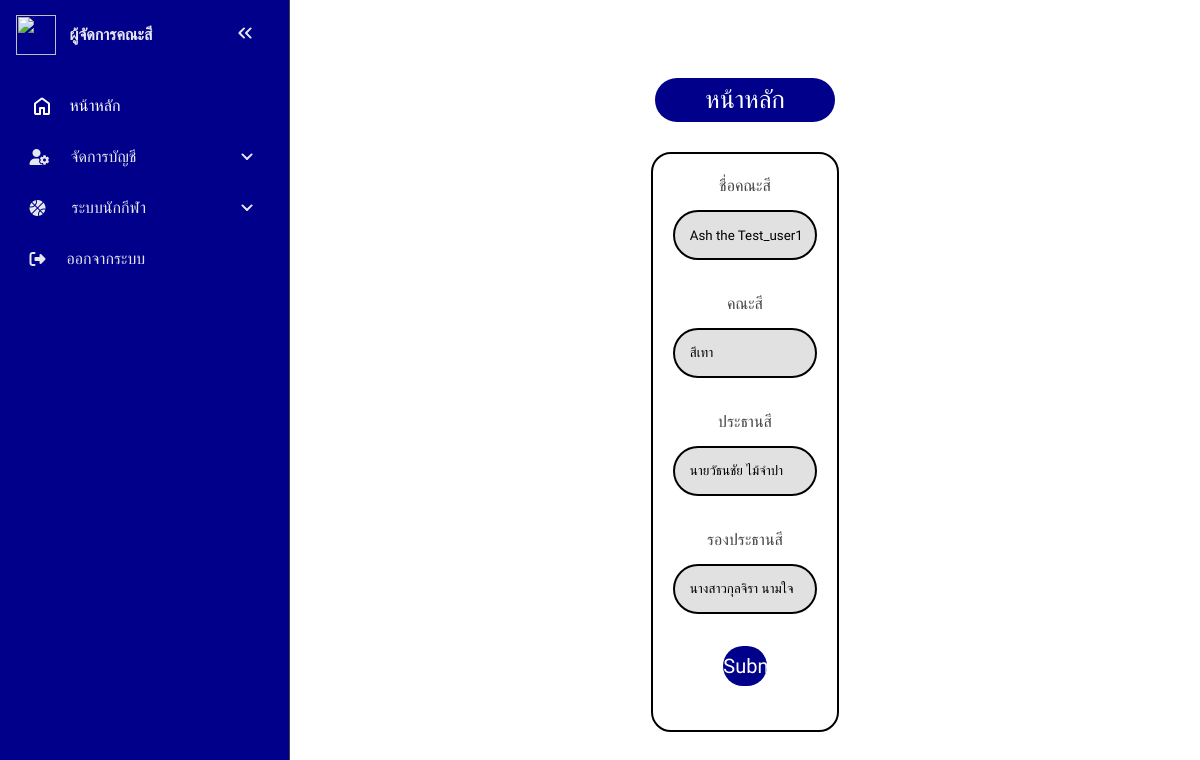
Screenshot of /admin_sport.php?page=profile&sub_page=edit (signed in) with the database file from the repository.
### tables this page shows
CREATE TABLE `colors` (
  `color_id` int(2) NOT NULL,
  `color_name` varchar(128) NOT NULL,
  `color_color` varchar(32) NOT NULL,
  `color_president` varchar(32) NOT NULL,
  `color_vice-president` varchar(32) NOT NULL,
  `color_id_user` int(6) NOT NULL
);

### admin_sport/edit/edit_admin_sport.php (the view, shortened to what this page needs)
<body>
<?php
	$user_id = $_SESSION['user_id'];
	$sql_view_admin_sport = "SELECT * FROM `colors` WHERE `color_id_user` = '$user_id'";
	$result_view_admin_sport = mysqli_query($conn, $sql_view_admin_sport);
	if (mysqli_num_rows($result_view_admin_sport) == 1) {
		$row_view_admin_sport = mysqli_fetch_assoc($result_view_admin_sport);
	}else{
		echo "some thing is wrong..";
	}
?>
<center>
<form method="post" action="" class="edit_sport_all">
	<label for="color_name">ชื่อคณะสี</label><input type="text" class="box_sport" name="color_name" id="color_name" value="<?php echo $row_view_admin_sport['color_name']; ?>" required><br>
	<label for="color_color">คณะสี</label><input type="text" class="box_sport" name="color_color" id="color_color" value="<?php echo $row_view_admin_sport['color_color']; ?>" required><br>
	<label for="color_president">ประธานสี</label><input type="text" class="box_sport" name="color_president" id="color_president" value="<?php echo $row_view_admin_sport['color_president']; ?>" required><br>
	<label for="color_vice-president">รองประธานสี</label><input type="text" class="box_sport"  name="color_vice-president" id="color_vice-president" value="<?php echo $row_view_admin_sport['color_vice-president']; ?>" required><br>
	<center>
	<input type="submit" name="edit" class="btn"><br>
	</center>
</form>
</center>
</body>

### element/styles_admin_old.css (style rules this page uses)
* { margin: 0; padding: 0; box-sizing: border-box; text-decoration: none; list-style: none; font-family: "Mitr", sans-serif; }
:root { --base-clr: #11121a; --line-clr: #42434a; --hover-clr: #222533; --text-clr: #e6e6ef; --accent-clr: #5e63ff; --secondary-text-clr: #b0b3c1; }
body { min-height: 100vh; min-height: 100dvh; color: #444444; display: grid; grid-template-columns: auto 1fr ; line-height: 1.5rem; height: -webkit-fill-available; }

### element/styles_admin_sport.css (style rules this page uses)
* { margin: 0; padding: 0; box-sizing: border-box; text-decoration: none; list-style: none; font-family: "Mitr", sans-serif; }
.box_sport { height: 50px; margin-bottom: 8px; width: 100%; align-content: center; margin-top: 12px; background-color: #e1e1e1; border: 2px solid black; border-radius: 50px; padding: 15px; }
.btn { color: white; font-size: 20px; border-radius: 20px; width: 30%; border: none; background-color: darkblue; height: 40px; transition: 0.5s ease; font-family: "Mitr", sans-serif; font-weight: 400; display: flex; text-align: center; }
.edit_sport_all { padding: 20px 20px; border: 2px solid black; width: 25%; margin-top: 30px; display: flex; flex-direction: column; justify-content: center; border-radius: 20px; }

### rows the page displays
colors: color_name "Ash the Test_user1", color_color "สีเทา", color_president "นายวัธนชัย ไม้จำปา", color_vice-president "นางสาวกุลจิรา นามใจ"
